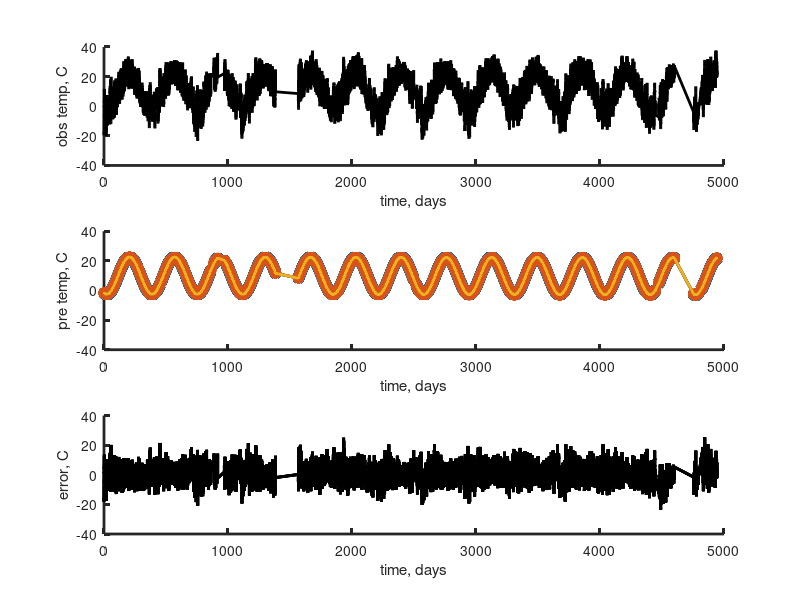
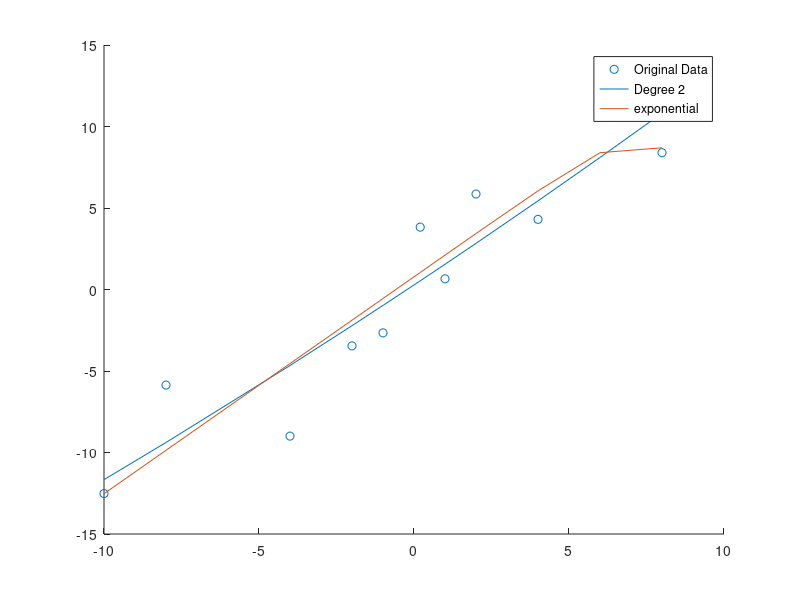

The MATLAB script that drew these images, in order:
% 1

figure(1)
load('linedata01.txt');
X = linedata01(:,1);
Y = linedata01(:,2);
scatter(X, Y)
hold on

p1 = polyfit(X, Y, 1)
pred1 = polyval(p1,X);
plot(X,pred1)
hold on

p2 = polyfit(X, Y, 2)
pred2 = polyval(p2, X);
plot(X,pred2)
hold on

p3 = polyfit(X, Y, 3)
pred3 = polyval(p3, X);
plot(X,pred3)
hold on

p4 = polyfit(X, Y, 4);
pred4 = polyval(p4, X);
plot(X,pred4)
hold off 
legend('Original Data', 'Degree 1', 'Degree 2', 'Degree 3', 'Degree 4')

% ANSWER
% I think that the 1st degree polynomial is the best fit, just judging 
% by how it fits the overall trend I infer with my eyes. I would test 
% for overfitting rigourously by using a test set of data to measure 
% the least squares error on. I can also plot how the model fits the data and
% determine if the line appears to be overly complicated in fitting the data.

% 2a
% ANSWER
% The exponential model has the smaller squared error but this is because it
% overfits the model, as seen by the over curving toward the upper data point.
% The model using the second order polynomial will have lower variance in the 
% long run for other data points.

figure(2)
M = 3;
N = length(X);
G = zeros(N, M);
G(:,1)=1;
G(:,2)=X;
G(:,3)=X.^2;
params = (G'*G)\G'*Y;
pred2kernel = params(1)+params(2)*X+params(3)*X.^2; 
e = Y - pred2kernel;
E2a = e'*e

scatter(X, Y)
hold on

plot(X,pred2kernel)
hold on

G(:,3)=exp(X);
params = (G'*G)\G'*Y;
predekernel = params(1)+params(2)*X+params(3)*exp(X); 
ee = Y - predekernel;
E2ae = ee'*ee
plot(X,predekernel)

legend('Original Data', 'Degree 2', 'exponential')

% 3
% ANSWER: Adding 2 more terms for the semi-annual period 
% performs the best, judging by the reduction in squared error, E. 
% Comparing E2 (representing 3.2) with the other E's, E2 is the smallest.
% This is the best one to acheive the fit, because there is no third-of-a-year
% cycle to be represneted by the added terms in 3.3. And the other terms are
% not descriptive of the intermediate/half-year cycle.

% eda04_11
% load Black Rock Forest temperature data

% read the data
Draw=load('brf_temp.txt');
traw=Draw(:,1);
draw=Draw(:,2);
Nraw=length(draw);

% exclude bad data
n = find( (draw~=0) & (draw>-40) & (draw<38) );
t=traw(n);
d=draw(n);

N=length(d);
M=4;

% plot the data
figure(1);
clf;
subplot(3,1,1);
set(gca,'LineWidth',2);
hold on;
axis( [0, 5000, -40, 40] );
plot(t,d,'k-','LineWidth',2);
xlabel('time, days');
ylabel('obs temp, C');

% set up data kernel
Ty=365.25;
G=zeros(N,4);
G(:,1)=1;
G(:,2)=t;
G(:,3)=cos(2*pi*t/Ty);
G(:,4)=sin(2*pi*t/Ty);

% set up data kernel 3.1
Ty=365.25;
G1=zeros(N,5);
G1(:,1)=1;
G1(:,2)=t;
G1(:,3)=cos(2*pi*t/Ty);
G1(:,4)=sin(2*pi*t/Ty);
G1(:,5)=t.^2;

% set up data kernel 3.2
Ty=365.25;
G2=zeros(N,6);
G2(:,1)=1;
G2(:,2)=t;
G2(:,3)=cos(2*pi*t/Ty);
G2(:,4)=sin(2*pi*t/Ty);
G2(:,5)=cos(2*pi*t/(Ty/2));
G2(:,6)=sin(2*pi*t/(Ty/2));

% set up data kernel 3.3
Ty=365.25;
G3=zeros(N,8);
G3(:,1)=1;
G3(:,2)=t;
G3(:,3)=cos(2*pi*t/Ty);
G3(:,4)=sin(2*pi*t/Ty);
G3(:,5)=cos(2*pi*Ty/2);
G3(:,6)=cos(2*pi*Ty/3);
G3(:,7)=cos(2*pi*Ty/2);
G3(:,8)=cos(2*pi*Ty/3);

% predict data
mest = (G'*G)\(G'*d);
dpre = G*mest;
e = d - dpre;
E = e'*e;
subplot(3,1,2);
set(gca,'LineWidth',2);
hold on;
axis( [0, 5000, -40, 40] );
plot(t,dpre,'k-','LineWidth',2);;
xlabel('time, days');
ylabel('pre temp, C')

hold on
% predict data 3.1
mest = (G1'*G1)\(G1'*d);
dpre = G1*mest;
e1 = d - dpre;
E1 = e1'*e1;
subplot(3,1,2);
set(gca,'LineWidth',2);
hold on;
plot(t,dpre,'x-','LineWidth',2);;


hold on
% predict data 3.2
mest = (G2'*G2)\(G2'*d);
dpre = G2*mest;
e2 = d - dpre;
E2 = e2'*e2;
subplot(3,1,2);
set(gca,'LineWidth',2);
hold on;
plot(t,dpre,'o-','LineWidth',2);;


hold on
% predict data 3.3
mest = (G3'*G3)\(G3'*d);
dpre = G3*mest;
e3 = d - dpre;
E3 = e3'*e3;
subplot(3,1,2);
set(gca,'LineWidth',2);
hold on;
plot(t,dpre,'.-','LineWidth',2);;

hold off
% plot error
subplot(3,1,3);
set(gca,'LineWidth',2);
hold on;
axis( [0, 5000, -40, 40] );
plot(t,e,'k-','LineWidth',2);
xlabel('time, days');
ylabel('error, C')

hold on 

% plot error 3.1
subplot(3,1,3);
set(gca,'LineWidth',2);
hold on;
axis( [0, 5000, -40, 40] );
plot(t,e1,'k-','LineWidth',2);
xlabel('time, days');
ylabel('error, C')

hold on 

% plot error 3.2
subplot(3,1,3);
set(gca,'LineWidth',2);
hold on;
axis( [0, 5000, -40, 40] );
plot(t,e2,'k-','LineWidth',2);
xlabel('time, days');
ylabel('error, C')

hold on

% plot error 3.3
subplot(3,1,3);
set(gca,'LineWidth',2);
hold on;
axis( [0, 5000, -40, 40] );
plot(t,e3,'k-','LineWidth',2);
xlabel('time, days');
ylabel('error, C')
hold off



















